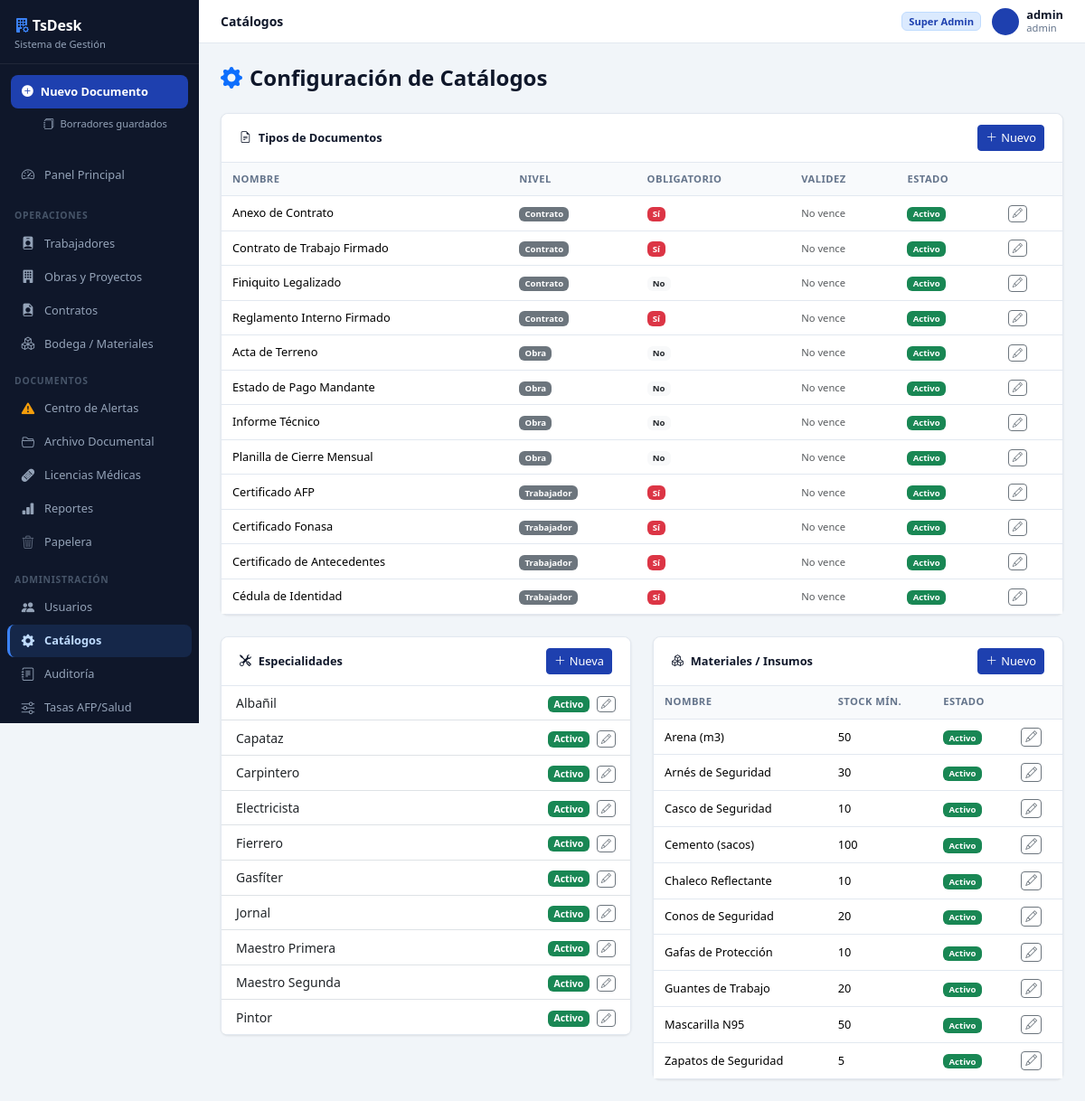
Page /admin-panel/catalogos/ (signed in) on the committed database.
### core/models.py (models this page shows, shortened)
class TipoDocumento(models.Model):
    NIVEL_CHOICES = [('Trabajador', 'Trabajador'), ('Contrato', 'Contrato'), ('Obra', 'Obra')]
    nombre = models.CharField(max_length=100, unique=True)
    nivel = models.CharField(max_length=20, choices=NIVEL_CHOICES)
    obligatorio = models.BooleanField(default=False)
    dias_validez = models.IntegerField(null=True, blank=True, help_text='Días de vigencia desde la carga. Vacío = no vence.')
    activo = models.BooleanField(default=True)
    class Meta:
        verbose_name = 'Tipo de Documento'
        verbose_name_plural = 'Tipos de Documento'
        ordering = ['nivel', 'nombre']

class Especialidad(models.Model):
    nombre = models.CharField(max_length=100, unique=True)
    activo = models.BooleanField(default=True)
    class Meta:
        verbose_name = 'Especialidad'
        verbose_name_plural = 'Especialidades'
        ordering = ['nombre']

class CatalogoMaterial(models.Model):
    CATEGORIA_CHOICES = [
        ('EPP', 'EPP / Protección Personal'),
        ('ENFIERRADURA', 'Enfierradura'),
        ('CONSTRUCCION', 'Materiales de Construcción'),
        ('HERRAMIENTAS', 'Herramientas'),
        ('ELECTRICO', 'Materiales Eléctricos'),
        ('OTROS', 'Otros'),
    ]
    UNIDAD_CHOICES = [
        ('unid', 'Unidad'),
        ('par', 'Par'),
        ('kg', 'Kilogramo'),
        ('lts', 'Litros'),
        ('m', 'Metro'),
        ('m2', 'Metro cuadrado'),
        ('m3', 'Metro cúbico'),
        ('rollo', 'Rollo'),
        ('caja', 'Caja'),
        ('saco', 'Saco'),
        ('gl', 'Galón'),
    ]
    nombre = models.CharField(max_length=100, unique=True)
    descripcion = models.CharField(max_length=200, blank=True, default='')
    categoria = models.CharField(max_length=20, choices=CATEGORIA_CHOICES, default='OTROS')
    unidad_medida = models.CharField(max_length=10, choices=UNIDAD_CHOICES, default='unid')
    stock_global = models.IntegerField(default=0)
    stock_minimo = models.IntegerField(default=0)
    activo = models.BooleanField(default=True)
    class Meta:
        verbose_name = 'Material / Insumo'
        verbose_name_plural = 'Materiales / Insumos'
        ordering = ['categoria', 'nombre']

### core/views/admin_views.py (the view)
# urls.py: path('admin-panel/catalogos/', views.admin_catalogos, name='admin_catalogos'),
@login_required
@superuser_required
def admin_catalogos(request):
    tipos_doc = TipoDocumento.objects.all()
    especialidades = Especialidad.objects.all()
    materiales = CatalogoMaterial.objects.all()
    return render(request, 'admin_panel/catalogos.html', {
        'tipos_doc': tipos_doc,
        'especialidades': especialidades,
        'materiales': materiales,
    })

### core/views/admin_views.py (called while the page is built)
def superuser_required(view_func):
    return user_passes_test(lambda u: u.is_superuser)(view_func)

### templates/admin_panel/catalogos.html (shortened to what this page needs)
{% extends 'base.html' %}
{% block page_title %}Catálogos{% endblock %}
{% block content %}
<div class="d-flex justify-content-between align-items-center mb-4">
  <h4 class="mb-0 fw-bold"><i class="bi bi-gear-fill text-primary me-2"></i>Configuración de Catálogos</h4>
</div>
<div class="row g-4">
  <div class="col-md-12">
    <div class="card border-0 shadow-sm">
      <div class="card-header d-flex justify-content-between align-items-center">
        <strong><i class="bi bi-file-earmark-text me-2"></i>Tipos de Documentos</strong>
        <button class="btn btn-sm btn-primary" data-bs-toggle="modal" data-bs-target="#modalTipoDoc">
          <i class="bi bi-plus-lg me-1"></i>Nuevo
        </button>
      </div>
      <div class="table-responsive">
        <table class="table table-sm mb-0">
          <thead class="table-light"><tr><th>Nombre</th><th>Nivel</th><th>Obligatorio</th><th>Validez</th><th>Estado</th><th></th></tr></thead>
          <tbody>
            {% for t in tipos_doc %}
            <tr {% if not t.activo %}class="text-muted"{% endif %}>
              <td>{{ t.nombre }}</td>
              <td><span class="badge bg-secondary">{{ t.nivel }}</span></td>
              <td>{% if t.obligatorio %}<span class="badge bg-danger">Sí</span>{% else %}<span class="badge bg-light text-dark">No</span>{% endif %}</td>
              <td>
                {% if t.dias_validez %}
                  <span class="badge bg-info">{{ t.dias_validez }} días</span>
                {% else %}
                  <span class="text-muted small">No vence</span>
                {% endif %}
              </td>
              <td>{% if t.activo %}<span class="badge bg-success">Activo</span>{% else %}<span class="badge bg-secondary">Inactivo</span>{% endif %}</td>
              <td>
                <button class="btn btn-xs btn-sm btn-outline-secondary py-0 px-1"
                  onclick="editTipoDoc({{ t.pk }}, '{{ t.nombre }}', '{{ t.nivel }}', {{ t.obligatorio|yesno:'true,false' }}, {{ t.dias_validez|default:'null' }}, {{ t.activo|yesno:'true,false' }})">
                  <i class="bi bi-pencil"></i>
                </button>
              </td>
            </tr>
            {% endfor %}
          </tbody>
        </table>
      </div>
    </div>
  </div>
  <div class="col-md-6">
    <div class="card border-0 shadow-sm">
      <div class="card-header d-flex justify-content-between align-items-center">
        <strong><i class="bi bi-tools me-2"></i>Especialidades</strong>
        <button class="btn btn-sm btn-primary" data-bs-toggle="modal" data-bs-target="#modalEsp">
          <i class="bi bi-plus-lg me-1"></i>Nueva
        </button>
      </div>
      <ul class="list-group list-group-flush">
        {% for e in especialidades %}
        <li class="list-group-item d-flex justify-content-between align-items-center {% if not e.activo %}text-muted{% endif %}">
          {{ e.nombre }}
          <div>
            {% if e.activo %}<span class="badge bg-success">Activo</span>{% else %}<span class="badge bg-secondary">Inactivo</span>{% endif %}
            <button class="btn btn-xs btn-sm btn-outline-secondary py-0 px-1 ms-1"
              onclick="editEsp({{ e.pk }}, '{{ e.nombre }}', {{ e.activo|yesno:'true,false' }})">
              <i class="bi bi-pencil"></i>
            </button>
          </div>
        </li>
        {% endfor %}
      </ul>
    </div>
  </div>
  <div class="col-md-6">
    <div class="card border-0 shadow-sm">
      <div class="card-header d-flex justify-content-between align-items-center">
        <strong><i class="bi bi-boxes me-2"></i>Materiales / Insumos</strong>
        <button class="btn btn-sm btn-primary" data-bs-toggle="modal" data-bs-target="#modalMat">
          <i class="bi bi-plus-lg me-1"></i>Nuevo
        </button>
      </div>
      <div class="table-responsive">
        <table class="table table-sm mb-0">
          <thead class="table-light"><tr><th>Nombre</th><th>Stock Mín.</th><th>Estado</th><th></th></tr></thead>
          <tbody>
            {% for m in materiales %}
            <tr {% if not m.activo %}class="text-muted"{% endif %}>
              <td>{{ m.nombre }}</td>
              <td>{{ m.stock_minimo }}</td>
              <td>{% if m.activo %}<span class="badge bg-success">Activo</span>{% else %}<span class="badge bg-secondary">Inactivo</span>{% endif %}</td>
              <td>
                <button class="btn btn-sm btn-outline-secondary py-0 px-1"
                  onclick="editMat({{ m.pk }}, '{{ m.nombre }}', {{ m.stock_minimo }}, {{ m.activo|yesno:'true,false' }})">
                  <i class="bi bi-pencil"></i>
                </button>
              </td>
            </tr>
            {% endfor %}
          </tbody>
        </table>
      </div>
    </div>
  </div>
</div>
{% endblock %}

### templates/base.html (shortened to what this page needs)
<!DOCTYPE html>
<html lang="es">
<head>
  <link href="https://cdn.jsdelivr.net/npm/bootstrap@5.3.3/dist/css/bootstrap.min.css" rel="stylesheet">
  <link href="https://cdn.jsdelivr.net/npm/bootstrap-icons@1.11.3/font/bootstrap-icons.css" rel="stylesheet">
  <link rel="stylesheet" href="/static/css/custom-theme.css">
</head>
<body>
{% if user.is_authenticated %}
<div id="layoutWrapper">
  <nav id="sidebarMenu">
    <div class="sidebar-logo">
      <div class="brand-name"><i class="bi bi-building-fill-gear me-1" style="color:#3b82f6"></i>TsDesk</div>
      <div class="brand-sub">Sistema de Gestión</div>
    </div>
    <div class="sidebar-primary-action">
      <a href="{% url 'doc_generado_create' %}"
         class="btn-new-doc {% if request.resolver_match.url_name == 'doc_generado_create' %}active{% endif %}">
        <i class="bi bi-plus-circle-fill"></i>Nuevo Documento
      </a>
      <a href="{% url 'doc_generado_borradores' %}"
         class="sidebar-sub-link mt-1 {% if request.resolver_match.url_name == 'doc_generado_borradores' %}active{% endif %}">
        <i class="bi bi-journals" style="font-size:.75rem"></i>Borradores guardados
      </a>
    </div>
    <ul class="sidebar-nav" style="padding-bottom:.25rem">
      <li>
        <a href="{% url 'dashboard' %}"
           class="{% if request.resolver_match.url_name == 'dashboard' %}active{% endif %}">
          <i class="bi bi-speedometer2 nav-icon"></i>Panel Principal
        </a>
      </li>
    </ul>
    <div class="sidebar-section">
      <span class="sidebar-section-label">Operaciones</span>
    </div>
    <ul class="sidebar-nav">
      <li>
        <a href="{% url 'trabajadores_list' %}"
           class="{% if 'trabajadores' in request.resolver_match.url_name %}active{% endif %}">
          <i class="bi bi-person-badge-fill nav-icon"></i>Trabajadores
        </a>
      </li>
      <li>
        <a href="{% url 'obras_list' %}"
           class="{% if 'obras' in request.resolver_match.url_name or request.resolver_match.url_name == 'obra_detail' or request.resolver_match.url_name == 'obra_ingreso_rapido' %}active{% endif %}">
          <i class="bi bi-building-fill nav-icon"></i>Obras y Proyectos
        </a>
      </li>
      <li>
        <a href="{% url 'contratos_list' %}"
           class="{% if 'contrato' in request.resolver_match.url_name and 'doc' not in request.resolver_match.url_name and 'obra' not in request.resolver_match.url_name %}active{% endif %}">
          <i class="bi bi-file-earmark-person-fill nav-icon"></i>Contratos
        </a>
      </li>
      <li>
        <a href="{% url 'bodega_index' %}"
           class="{% if 'bodega' in request.resolver_match.url_name %}active{% endif %}">
          <i class="bi bi-boxes nav-icon"></i>Bodega / Materiales
        </a>
      </li>
    </ul>
    <div class="sidebar-section">
      <span class="sidebar-section-label">Documentos</span>
    </div>
    <ul class="sidebar-nav">
      <li>
        <a href="{% url 'documentos_pendientes' %}"
           class="{% if request.resolver_match.url_name == 'documentos_pendientes' %}active{% endif %}">
          <i class="bi bi-exclamation-triangle-fill nav-icon" style="color:#f59e0b"></i>Centro de Alertas
        </a>
      </li>
      <li>
        <a href="{% url 'documentos_central' %}"
           class="{% if request.resolver_match.url_name == 'documentos_central' %}active{% endif %}">
          <i class="bi bi-folder2-open nav-icon"></i>Archivo Documental
        </a>
      </li>
      <li>
        <a href="{% url 'licencia_list' %}"
           class="{% if 'licencia' in request.resolver_match.url_name %}active{% endif %}">
          <i class="bi bi-bandaid-fill nav-icon"></i>Licencias Médicas
        </a>
      </li>
      <li>
        <a href="{% url 'reportes_consolidados' %}"
           class="{% if request.resolver_match.url_name == 'reportes_consolidados' %}active{% endif %}">
          <i class="bi bi-bar-chart-fill nav-icon"></i>Reportes
        </a>
      </li>
      <li>
        <a href="{% url 'papelera_documentos' %}"
           class="{% if request.resolver_match.url_name == 'papelera_documentos' %}active{% endif %}">
          <i class="bi bi-trash3 nav-icon" style="opacity:.6"></i>Papelera
        </a>
      </li>
    </ul>
    {% if user.is_superuser %}
    <div class="sidebar-section">
      <span class="sidebar-section-label">Administración</span>
    </div>
    <ul class="sidebar-nav">
      <li>
        <a href="{% url 'admin_usuarios' %}"
           class="{% if request.resolver_match.url_name == 'admin_usuarios' %}active{% endif %}">
          <i class="bi bi-people-fill nav-icon"></i>Usuarios
        </a>
      </li>
      <li>
        <a href="{% url 'admin_catalogos' %}"
           class="{% if request.resolver_match.url_name == 'admin_catalogos' %}active{% endif %}">
          <i class="bi bi-gear-fill nav-icon"></i>Catálogos
        </a>
      </li>
      <li>
        <a href="{% url 'admin_auditoria' %}"
           class="{% if request.resolver_match.url_name == 'admin_auditoria' %}active{% endif %}">
          <i class="bi bi-journal-text nav-icon"></i>Auditoría
        </a>
      </li>
      <li>
        <a href="{% url 'config_remuneraciones_list' %}"
           class="{% if 'config_remuneraciones' in request.resolver_match.url_name %}active{% endif %}">
          <i class="bi bi-sliders nav-icon"></i>Tasas AFP/Salud
        </a>
      </li>
    </ul>
    {% endif %}
  </nav>
  <div id="mainContent">
    <div id="topbar">
      <span class="topbar-title">{% block page_title %}{% endblock %}</span>
      <div class="topbar-user">
        {% if user.is_superuser %}
          <span class="badge badge-pendiente" style="font-size:var(--text-xs)">Super Admin</span>
        {% else %}
          <span class="badge badge-vigente" style="font-size:var(--text-xs)">Secretaria</span>
        {% endif %}
        <a href="{% url 'perfil_editar' %}" class="text-decoration-none d-flex align-items-center gap-2" title="Mi perfil">
          <div style="width:30px;height:30px;border-radius:50%;background:var(--c-primary);color:#fff;display:flex;align-items:center;justify-content:center;font-size:.72rem;font-weight:700;flex-shrink:0">
          </div>
          <div style="line-height:1.2">
            <div style="font-size:var(--text-sm);font-weight:600;color:var(--c-text)">{{ user.get_full_name|default:user.username }}</div>
            <div style="font-size:var(--text-xs);color:var(--c-muted)">{{ user.username }}</div>
          </div>
        </a>
      </div>
    </div>
    <div id="pageContent">
      {% block content %}{% endblock %}
    </div>
  </div>
</div>
{% else %}
{% block content_auth %}{% endblock %}
{% endif %}
</body>
</html>

### rows in the picture
TipoDocumento: nombre "Anexo de Contrato", nivel "Contrato", obligatorio "Sí", shows "No vence", activo "Activo"
TipoDocumento: nombre "Contrato de Trabajo Firmado", nivel "Contrato", obligatorio "Sí", shows "No vence", activo "Activo"
TipoDocumento: nombre "Finiquito Legalizado", nivel "Contrato", obligatorio "No", shows "No vence", activo "Activo"
TipoDocumento: nombre "Reglamento Interno Firmado", nivel "Contrato", obligatorio "Sí", shows "No vence", activo "Activo"
TipoDocumento: nombre "Acta de Terreno", nivel "Obra", obligatorio "No", shows "No vence", activo "Activo"
TipoDocumento: nombre "Estado de Pago Mandante", nivel "Obra", obligatorio "No", shows "No vence", activo "Activo"
TipoDocumento: nombre "Informe Técnico", nivel "Obra", obligatorio "No", shows "No vence", activo "Activo"
TipoDocumento: nombre "Planilla de Cierre Mensual", nivel "Obra", obligatorio "No", shows "No vence", activo "Activo"
TipoDocumento: nombre "Certificado AFP", nivel "Trabajador", obligatorio "Sí", shows "No vence", activo "Activo"
TipoDocumento: nombre "Certificado Fonasa", nivel "Trabajador", obligatorio "Sí", shows "No vence", activo "Activo"
TipoDocumento: nombre "Certificado de Antecedentes", nivel "Trabajador", obligatorio "Sí", shows "No vence", activo "Activo"
TipoDocumento: nombre "Cédula de Identidad", nivel "Trabajador", obligatorio "Sí", shows "No vence", activo "Activo"
Especialidad: nombre "Albañil", activo "Activo"
Especialidad: nombre "Capataz", activo "Activo"
Especialidad: nombre "Carpintero", activo "Activo"
Especialidad: nombre "Electricista", activo "Activo"
Especialidad: nombre "Fierrero", activo "Activo"
Especialidad: nombre "Gasfíter", activo "Activo"
Especialidad: nombre "Jornal", activo "Activo"
Especialidad: nombre "Maestro Primera", activo "Activo"
Especialidad: nombre "Maestro Segunda", activo "Activo"
Especialidad: nombre "Pintor", activo "Activo"
CatalogoMaterial: nombre "Arena (m3)", stock_minimo "50", activo "Activo"
CatalogoMaterial: nombre "Arnés de Seguridad", stock_minimo "30", activo "Activo"
CatalogoMaterial: nombre "Casco de Seguridad", stock_minimo "10", activo "Activo"
CatalogoMaterial: nombre "Cemento (sacos)", stock_minimo "100", activo "Activo"
CatalogoMaterial: nombre "Chaleco Reflectante", stock_minimo "10", activo "Activo"
CatalogoMaterial: nombre "Conos de Seguridad", stock_minimo "20", activo "Activo"
CatalogoMaterial: nombre "Gafas de Protección", stock_minimo "10", activo "Activo"
CatalogoMaterial: nombre "Guantes de Trabajo", stock_minimo "20", activo "Activo"
CatalogoMaterial: nombre "Mascarilla N95", stock_minimo "50", activo "Activo"
CatalogoMaterial: nombre "Zapatos de Seguridad", stock_minimo "5", activo "Activo"

### other values in the picture
{{ user.get_full_name|default:user.username }} "admin"
{{ user.username }} "admin"
